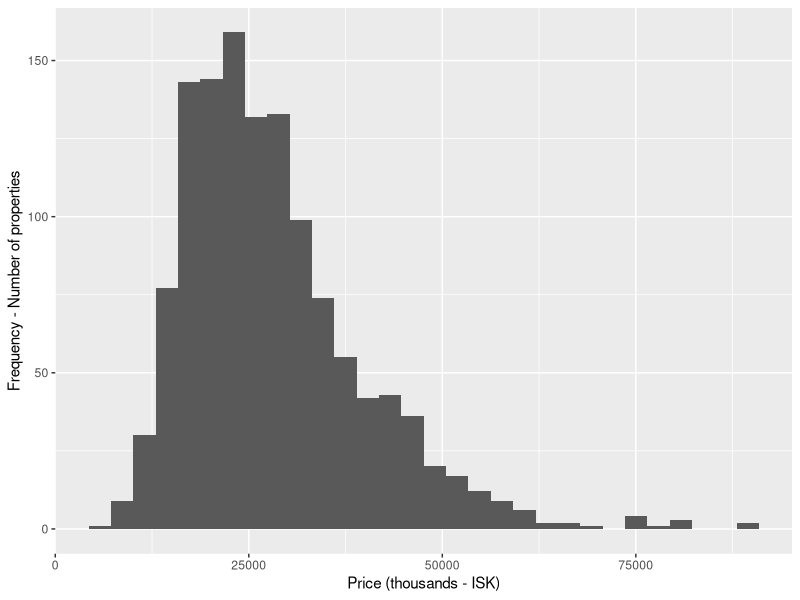
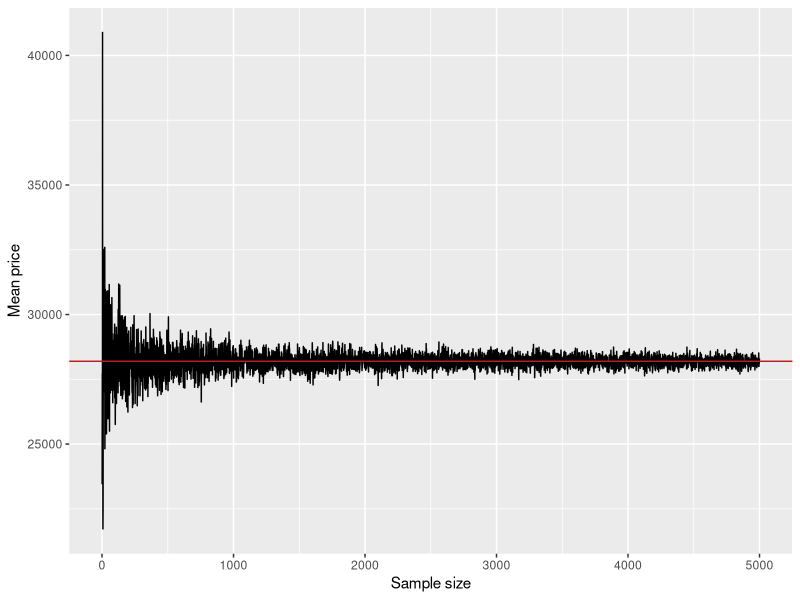
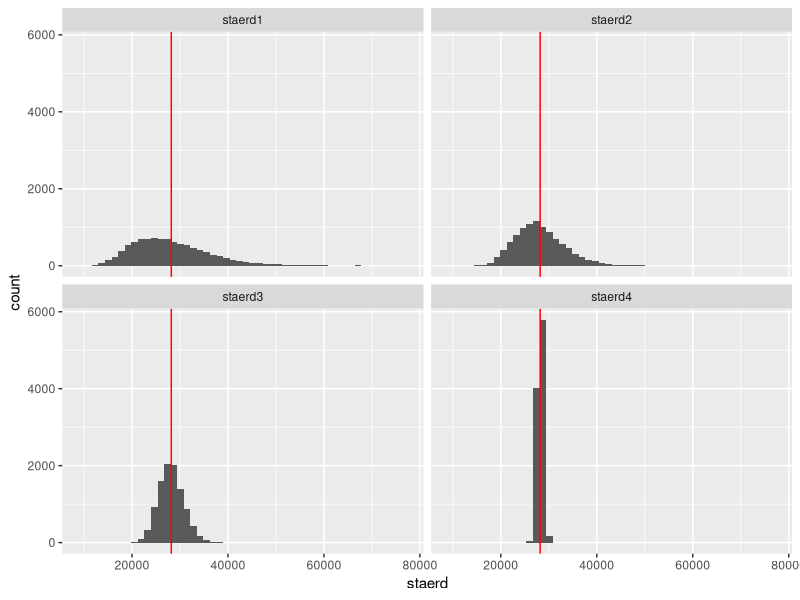
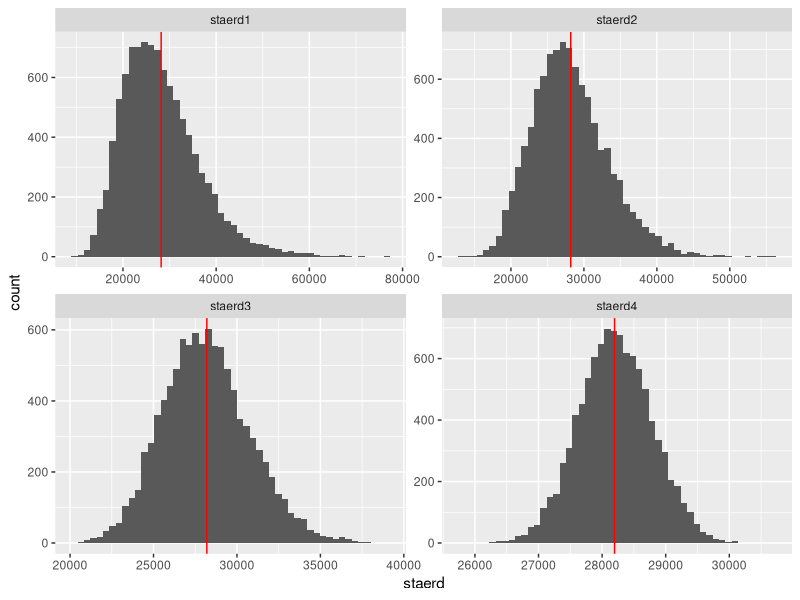

The R script that drew these images, in order:
## ---- chunk 1
library(tidyverse)
library(readr)
library(dplyr)
library(ggplot2)
library(knitr)
## ---- chunk 2
oo <- read.csv(file = 'husnaedi.csv', fileEncoding = "UTF-8", sep =';')
oo = oo %>% rename("curent_value" = "nuvirdi",
                   "type" = "teg_eign",
                   "area" = "matssvaedi",
                   "size" = "ibm2",)
## ---- chunk 3
set.seed(0601)
hverfi<-sample(c(20,90,100),1)
oo <- oo%>%filter(area==hverfi)
oo <- subset(oo, select = -c(area))
oo <- filter(oo, type =="Íbúðareign")
oo <- subset(oo, select = -c(type))
## ---- chunk 4
rm(hverfi)
## ---- chunk 5
ggplot(oo, aes( x=curent_value)) + 
  geom_histogram()+xlab("Price (thousands - ISK)")+ylab("Frequency - Number of properties")
price_mean = mean(oo$curent_value)
## ---- chunk 6
str1 <- format(round(mean(oo$curent_value), digits=0), scientific=F)
str2 <- format(var(oo$curent_value), scientific=F)  
## ---- chunk 7
rm(str1,str2) 
## ---- chunk 8
set.seed(0601)
someVector <- sapply((1:5000),
  function(x) {mean(sample(oo$curent_value, x,replace = TRUE))})      

qplot(x = 1:5000,
      y = someVector,
      geom="line")+ xlab("Sample size")+ ylab("Mean price") +
      geom_hline(yintercept = price_mean, col="red")
## ---- chunk 9
rm(someVector)
## ---- chunk 10
staerd <- c(2,5,20,400)
staerd1 <- replicate(n = 10000, mean(sample(oo$curent_value,
        staerd[1],replace = TRUE)),simplify = TRUE )
staerd2 <- replicate(n = 10000, mean(sample(oo$curent_value,
        staerd[2],replace = TRUE)),simplify = TRUE ) 
staerd3 <- replicate(n = 10000, mean(sample(oo$curent_value,
        staerd[3],replace = TRUE)),simplify = TRUE )
staerd4 <- replicate(n = 10000, mean(sample(oo$curent_value,
        staerd[4],replace = TRUE)),simplify = TRUE )
remove(staerd)
## ---- chunk 11
num <- c(1:10000)
staerd <- tibble(num,staerd1=staerd1, staerd2 = staerd2,
                 staerd3 = staerd3,staerd4=staerd4)
remove(staerd1,staerd2,staerd3,staerd4)

st <- gather(staerd,key="sample", value=staerd,
            c(staerd1,staerd2,staerd3,staerd4))

#works ggplot
ggplot(data = st, aes(x = staerd)) +
    geom_histogram(bins=50)+geom_vline(xintercept = price_mean, col="red")+ ##facet_wrap(~sample)
  facet_wrap(~sample, nrow = 2, ncol = 2, scales = "fixed",
             shrink = TRUE, labeller = "label_value", as.table = TRUE,
             switch = NULL, drop = TRUE, dir = "h", strip.position = "top")
## ---- chunk 12
ggplot(data = st, aes(x = staerd)) +
  geom_histogram(bins=50)+geom_vline(xintercept = price_mean, col="red")+
  facet_wrap(~sample, nrow = 2, ncol = 2, scales = "free",
             shrink = TRUE, labeller = "label_value", as.table = TRUE,
             switch = NULL, drop = TRUE, dir = "h", strip.position = "top")
## ---- chunk 13
tolfr <- tibble(item=c("n = 2", "n = 5", "n = 20", "n = 400", "dataframe"),
 mean = c(mean(staerd$staerd1), mean(staerd$staerd2),
 mean(staerd$staerd3), mean(staerd$staerd4), mean(oo$curent_value)),
 variance = c(var(staerd$staerd1), var(staerd$staerd2),
 var(staerd$staerd3), var(staerd$staerd4), var(oo$curent_value)))
knitr::kable(tolfr,
  align = 'ccc', table.attr = "class=\"table\"", 
  format = "html")
## ---- chunk 14
cat("
<style>
.table {
  padding-top: 20em;
   width: 40%;
   margin: 0 auto;
}
th, td, tr {
        border: 1px solid black;}
</style>
")
